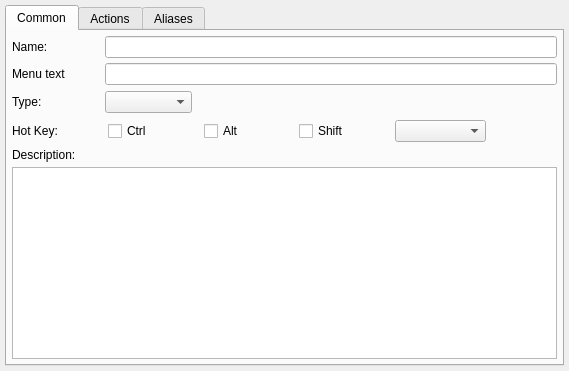
<ui version="4.0" >
 <class>dEditCommand</class>
 <widget class="QMainWindow" name="dEditCommand" >
  <property name="geometry" >
   <rect>
    <x>0</x>
    <y>0</y>
    <width>569</width>
    <height>371</height>
   </rect>
  </property>
  <property name="windowTitle" >
   <string>Command</string>
  </property>
  <widget class="QWidget" name="widget" >
   <layout class="QGridLayout" >
    <item row="0" column="0" >
     <widget class="QTabWidget" name="tabWidget2" >
      <property name="font" >
       <font/>
      </property>
      <property name="tabShape" >
       <enum>QTabWidget::Rounded</enum>
      </property>
      <property name="currentIndex" >
       <number>0</number>
      </property>
      <widget class="QWidget" name="tab" >
       <attribute name="title" >
        <string>Common</string>
       </attribute>
       <layout class="QGridLayout" >
        <item row="4" column="0" colspan="3" >
         <layout class="QVBoxLayout" >
          <item>
           <widget class="QLabel" name="textLabel5" >
            <property name="text" >
             <string>Description:</string>
            </property>
            <property name="wordWrap" >
             <bool>false</bool>
            </property>
           </widget>
          </item>
          <item>
           <widget class="QTextEdit" name="eDescription" />
          </item>
         </layout>
        </item>
        <item row="3" column="0" colspan="3" >
         <layout class="QHBoxLayout" >
          <item>
           <widget class="QLabel" name="lHotKey" >
            <property name="text" >
             <string>Hot Key:</string>
            </property>
            <property name="wordWrap" >
             <bool>false</bool>
            </property>
           </widget>
          </item>
          <item>
           <widget class="QCheckBox" name="cbCTRL" >
            <property name="text" >
             <string>Ctrl</string>
            </property>
           </widget>
          </item>
          <item>
           <widget class="QCheckBox" name="cbALT" >
            <property name="text" >
             <string>Alt</string>
            </property>
           </widget>
          </item>
          <item>
           <widget class="QCheckBox" name="cbShift" >
            <property name="text" >
             <string>Shift</string>
            </property>
           </widget>
          </item>
          <item>
           <widget class="QComboBox" name="cbKey" >
            <item>
             <property name="text" >
              <string/>
             </property>
            </item>
            <item>
             <property name="text" >
              <string>1</string>
             </property>
            </item>
            <item>
             <property name="text" >
              <string>2</string>
             </property>
            </item>
            <item>
             <property name="text" >
              <string>3</string>
             </property>
            </item>
            <item>
             <property name="text" >
              <string>4</string>
             </property>
            </item>
            <item>
             <property name="text" >
              <string>5</string>
             </property>
            </item>
            <item>
             <property name="text" >
              <string>6</string>
             </property>
            </item>
            <item>
             <property name="text" >
              <string>7</string>
             </property>
            </item>
            <item>
             <property name="text" >
              <string>8</string>
             </property>
            </item>
            <item>
             <property name="text" >
              <string>9</string>
             </property>
            </item>
            <item>
             <property name="text" >
              <string>0</string>
             </property>
            </item>
            <item>
             <property name="text" >
              <string>A</string>
             </property>
            </item>
            <item>
             <property name="text" >
              <string>B</string>
             </property>
            </item>
            <item>
             <property name="text" >
              <string>C</string>
             </property>
            </item>
            <item>
             <property name="text" >
              <string>D</string>
             </property>
            </item>
            <item>
             <property name="text" >
              <string>E</string>
             </property>
            </item>
            <item>
             <property name="text" >
              <string>F</string>
             </property>
            </item>
            <item>
             <property name="text" >
              <string>G</string>
             </property>
            </item>
            <item>
             <property name="text" >
              <string>H</string>
             </property>
            </item>
            <item>
             <property name="text" >
              <string>I</string>
             </property>
            </item>
            <item>
             <property name="text" >
              <string>J</string>
             </property>
            </item>
            <item>
             <property name="text" >
              <string>K</string>
             </property>
            </item>
            <item>
             <property name="text" >
              <string>L</string>
             </property>
            </item>
            <item>
             <property name="text" >
              <string>M</string>
             </property>
            </item>
            <item>
             <property name="text" >
              <string>N</string>
             </property>
            </item>
            <item>
             <property name="text" >
              <string>O</string>
             </property>
            </item>
            <item>
             <property name="text" >
              <string>P</string>
             </property>
            </item>
            <item>
             <property name="text" >
              <string>Q</string>
             </property>
            </item>
            <item>
             <property name="text" >
              <string>R</string>
             </property>
            </item>
            <item>
             <property name="text" >
              <string>S</string>
             </property>
            </item>
            <item>
             <property name="text" >
              <string>T</string>
             </property>
            </item>
            <item>
             <property name="text" >
              <string>U</string>
             </property>
            </item>
            <item>
             <property name="text" >
              <string>V</string>
             </property>
            </item>
            <item>
             <property name="text" >
              <string>W</string>
             </property>
            </item>
            <item>
             <property name="text" >
              <string>X</string>
             </property>
            </item>
            <item>
             <property name="text" >
              <string>Y</string>
             </property>
            </item>
            <item>
             <property name="text" >
              <string>Z</string>
             </property>
            </item>
           </widget>
          </item>
          <item>
           <spacer>
            <property name="orientation" >
             <enum>Qt::Vertical</enum>
            </property>
            <property name="sizeType" >
             <enum>QSizePolicy::Expanding</enum>
            </property>
            <property name="sizeHint" stdset="0" >
             <size>
              <width>71</width>
              <height>20</height>
             </size>
            </property>
           </spacer>
          </item>
         </layout>
        </item>
        <item row="2" column="0" >
         <widget class="QLabel" name="textLabel2" >
          <property name="text" >
           <string>Type:</string>
          </property>
          <property name="wordWrap" >
           <bool>false</bool>
          </property>
         </widget>
        </item>
        <item row="1" column="0" >
         <widget class="QLabel" name="textLabel1_2" >
          <property name="text" >
           <string>Menu text</string>
          </property>
          <property name="wordWrap" >
           <bool>false</bool>
          </property>
         </widget>
        </item>
        <item row="1" column="1" colspan="2" >
         <widget class="QLineEdit" name="eMenuText" />
        </item>
        <item row="0" column="1" colspan="2" >
         <widget class="QLineEdit" name="eName" >
          <property name="enabled" >
           <bool>true</bool>
          </property>
          <property name="minimumSize" >
           <size>
            <width>0</width>
            <height>22</height>
           </size>
          </property>
         </widget>
        </item>
        <item row="2" column="2" >
         <spacer>
          <property name="orientation" >
           <enum>Qt::Vertical</enum>
          </property>
          <property name="sizeType" >
           <enum>QSizePolicy::Expanding</enum>
          </property>
          <property name="sizeHint" stdset="0" >
           <size>
            <width>360</width>
            <height>20</height>
           </size>
          </property>
         </spacer>
        </item>
        <item row="2" column="1" >
         <widget class="QComboBox" name="eType" />
        </item>
        <item row="0" column="0" >
         <widget class="QLabel" name="textLabel1" >
          <property name="text" >
           <string>Name:</string>
          </property>
          <property name="wordWrap" >
           <bool>false</bool>
          </property>
         </widget>
        </item>
       </layout>
      </widget>
      <widget class="QWidget" name="TabPage" >
       <attribute name="title" >
        <string>Actions</string>
       </attribute>
       <layout class="QGridLayout" >
        <item row="0" column="0" >
         <layout class="QHBoxLayout" >
          <item>
           <layout class="QGridLayout" />
          </item>
          <item>
           <layout class="QVBoxLayout" >
            <item>
             <spacer>
              <property name="orientation" >
               <enum>Qt::Vertical</enum>
              </property>
              <property name="sizeType" >
               <enum>QSizePolicy::Expanding</enum>
              </property>
              <property name="sizeHint" stdset="0" >
               <size>
                <width>20</width>
                <height>44</height>
               </size>
              </property>
             </spacer>
            </item>
            <item>
             <widget class="QPushButton" name="bAddAction" >
              <property name="text" >
               <string/>
              </property>
              <property name="icon" >
               <iconset>
                <normaloff/>
               </iconset>
              </property>
             </widget>
            </item>
            <item>
             <widget class="QPushButton" name="bRemoveAction" >
              <property name="text" >
               <string/>
              </property>
              <property name="icon" >
               <iconset>
                <normaloff/>
               </iconset>
              </property>
             </widget>
            </item>
            <item>
             <widget class="QPushButton" name="bMoveUp" >
              <property name="text" >
               <string/>
              </property>
              <property name="icon" >
               <iconset>
                <normaloff/>
               </iconset>
              </property>
             </widget>
            </item>
            <item>
             <widget class="QPushButton" name="bMoveDown" >
              <property name="text" >
               <string/>
              </property>
              <property name="icon" >
               <iconset>
                <normaloff/>
               </iconset>
              </property>
             </widget>
            </item>
            <item>
             <spacer>
              <property name="orientation" >
               <enum>Qt::Vertical</enum>
              </property>
              <property name="sizeType" >
               <enum>QSizePolicy::Expanding</enum>
              </property>
              <property name="sizeHint" stdset="0" >
               <size>
                <width>21</width>
                <height>44</height>
               </size>
              </property>
             </spacer>
            </item>
           </layout>
          </item>
         </layout>
        </item>
       </layout>
      </widget>
      <widget class="QWidget" name="TabPage1" >
       <attribute name="title" >
        <string>Aliases</string>
       </attribute>
       <layout class="QGridLayout" >
        <item row="0" column="0" >
         <widget class="QTableWidget" name="tAliases" >
          <column>
           <property name="text" >
            <string>Lang</string>
           </property>
          </column>
          <column>
           <property name="text" >
            <string>Name</string>
           </property>
          </column>
         </widget>
        </item>
       </layout>
      </widget>
     </widget>
    </item>
   </layout>
  </widget>
 </widget>
 <layoutdefault spacing="5" margin="5" />
 <pixmapfunction>rcIcon</pixmapfunction>
 <includes>
  <include location="local" >interfacetree.h</include>
  <include location="local" >aliaseditor.h</include>
  <include location="local" >actiontree.h</include>
  <include location="local" >mainform.h</include>
 </includes>
 <resources/>
 <connections>
  <connection>
   <sender>bAddAction</sender>
   <signal>clicked()</signal>
   <receiver>dEditCommand</receiver>
   <slot>bAddAction_clicked()</slot>
   <hints>
    <hint type="sourcelabel" >
     <x>20</x>
     <y>20</y>
    </hint>
    <hint type="destinationlabel" >
     <x>20</x>
     <y>20</y>
    </hint>
   </hints>
  </connection>
  <connection>
   <sender>bRemoveAction</sender>
   <signal>clicked()</signal>
   <receiver>dEditCommand</receiver>
   <slot>bRemoveAction_clicked()</slot>
   <hints>
    <hint type="sourcelabel" >
     <x>20</x>
     <y>20</y>
    </hint>
    <hint type="destinationlabel" >
     <x>20</x>
     <y>20</y>
    </hint>
   </hints>
  </connection>
  <connection>
   <sender>bMoveUp</sender>
   <signal>clicked()</signal>
   <receiver>dEditCommand</receiver>
   <slot>bMoveUp_clicked()</slot>
   <hints>
    <hint type="sourcelabel" >
     <x>20</x>
     <y>20</y>
    </hint>
    <hint type="destinationlabel" >
     <x>20</x>
     <y>20</y>
    </hint>
   </hints>
  </connection>
  <connection>
   <sender>bMoveDown</sender>
   <signal>clicked()</signal>
   <receiver>dEditCommand</receiver>
   <slot>bMoveDown_clicked()</slot>
   <hints>
    <hint type="sourcelabel" >
     <x>20</x>
     <y>20</y>
    </hint>
    <hint type="destinationlabel" >
     <x>20</x>
     <y>20</y>
    </hint>
   </hints>
  </connection>
 </connections>
</ui>
